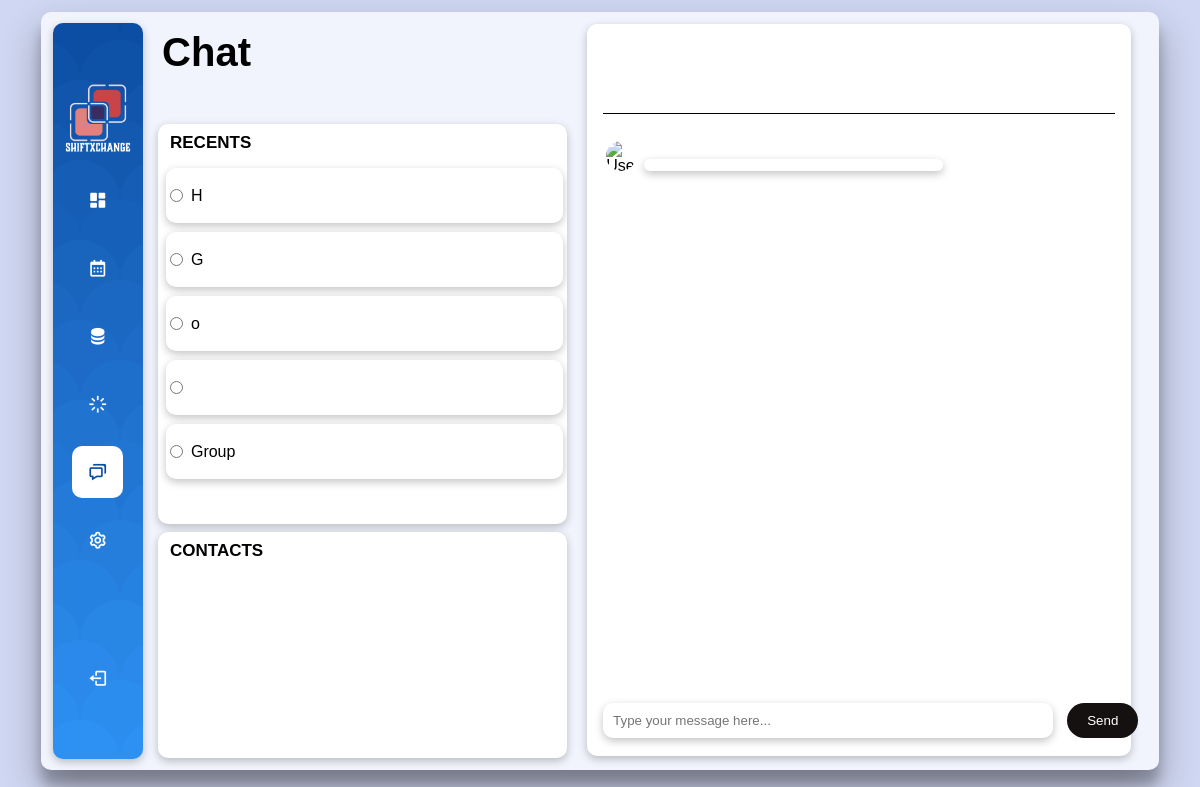
/ShiftApp/Chatview, run on an earlier commit of the app's database.
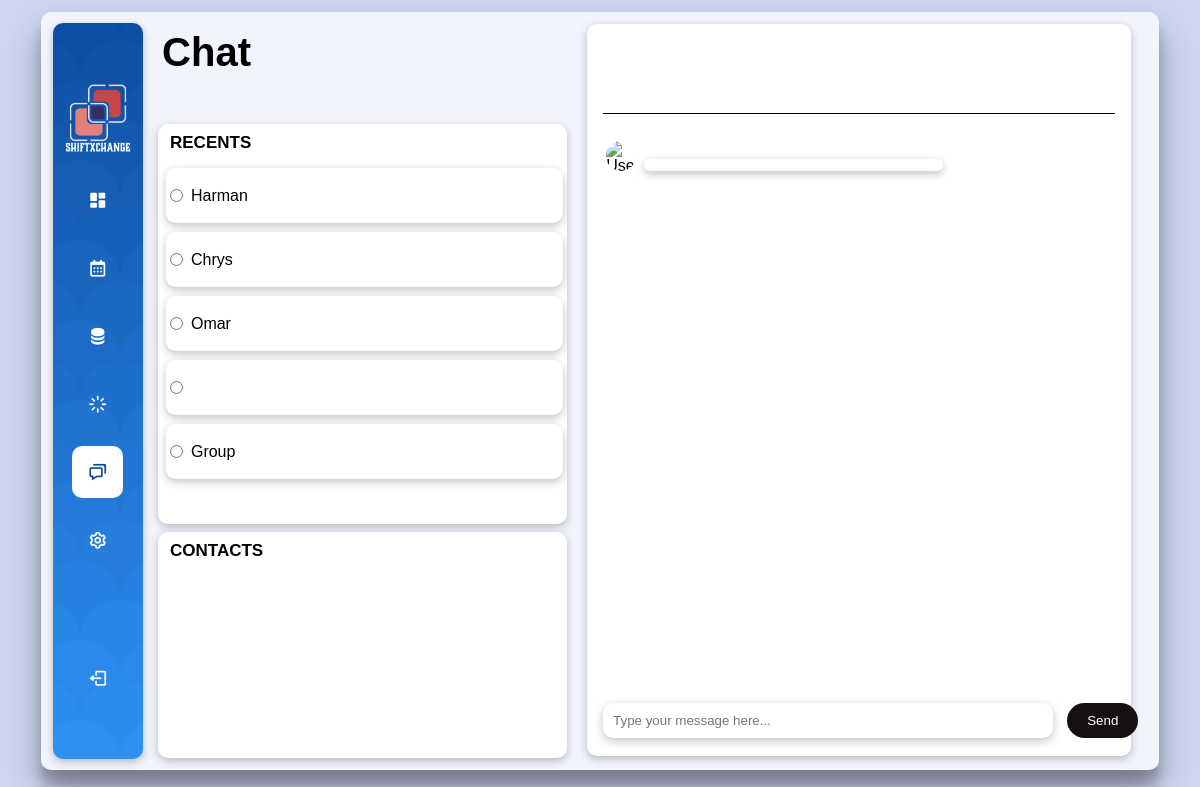
And on a later commit of the database.
### ShiftApp/models.py (models this page shows, shortened)
class User(AbstractBaseUser):
    firstName = models.CharField(max_length=100)
    lastName = models.CharField(max_length=100)
    username = models.CharField(max_length=100, unique=True)
    employeeId = models.CharField(max_length=100)
    company = models.CharField(max_length=100)
    password = models.CharField(max_length=100, default="password12r")
    qualifications = models.CharField(max_length=100,  default="Basic")
    is_staff = models.BooleanField(default=False)
    is_superuser = models.BooleanField(default=False)
    is_admin = models.BooleanField(default=False)
    USERNAME_FIELD = "username"
    objects=UserAccountManager()

### ShiftApp/views.py (the view, shortened to what this page needs)
# urls.py: path('ShiftApp/Chatview', Chatview, name='Chatview'),
def Chatview(request):
    userTwo = ''
    user2 = ''
    channel = ''
    sortedIds = ''
    users = User.objects.exclude(username=request.user.username)
    context = {
        "users": users,
        "currentUser": request.user,
        "userTwo": user2,
        "channel": channel
    }
    return render(request, "Chat.html", context)

### ShiftApp/templates/Chat.html (shortened to what the changed rows need)
<!DOCTYPE html>
<html lang="en">
{% load static %}
<head>
    <link rel="stylesheet" href="{% static 'css/Chat.css' %}">
    <link href='https://unpkg.com/boxicons@2.1.4/css/boxicons.min.css' rel='stylesheet' />
</head>
<body>
    <div class="wrapper">
        <div id="pages">
            <div class="container" id="app">
                <div class="left-column">
                    <div id="panel-heading">
                        <h1>Chat</h1>
                    </div>
                    <div id="recent-contacts">
                        <form action="{% url 'Chatview' %}" method="post">
                            <p id="id_work_days">
                                {% for user in users %}
                                <label><input type="radio" name="user"
                                        value={{user.firstName}}><span>{{user.firstName}}</span></label>
                                {% endfor %}
                            </p>
                        </form>
                    </div>
                </div>
            </div>
        </div>
    </div>
</body>
</html>

What changed in the data, as far as the page shows it:
changed User: user "☐ H" → "☐ Harman"; firstName "H" → "Harman"
changed User: user "☐ G" → "☐ Chrys"; firstName "G" → "Chrys"
changed User: user "☐ o" → "☐ Omar"; firstName "o" → "Omar"
